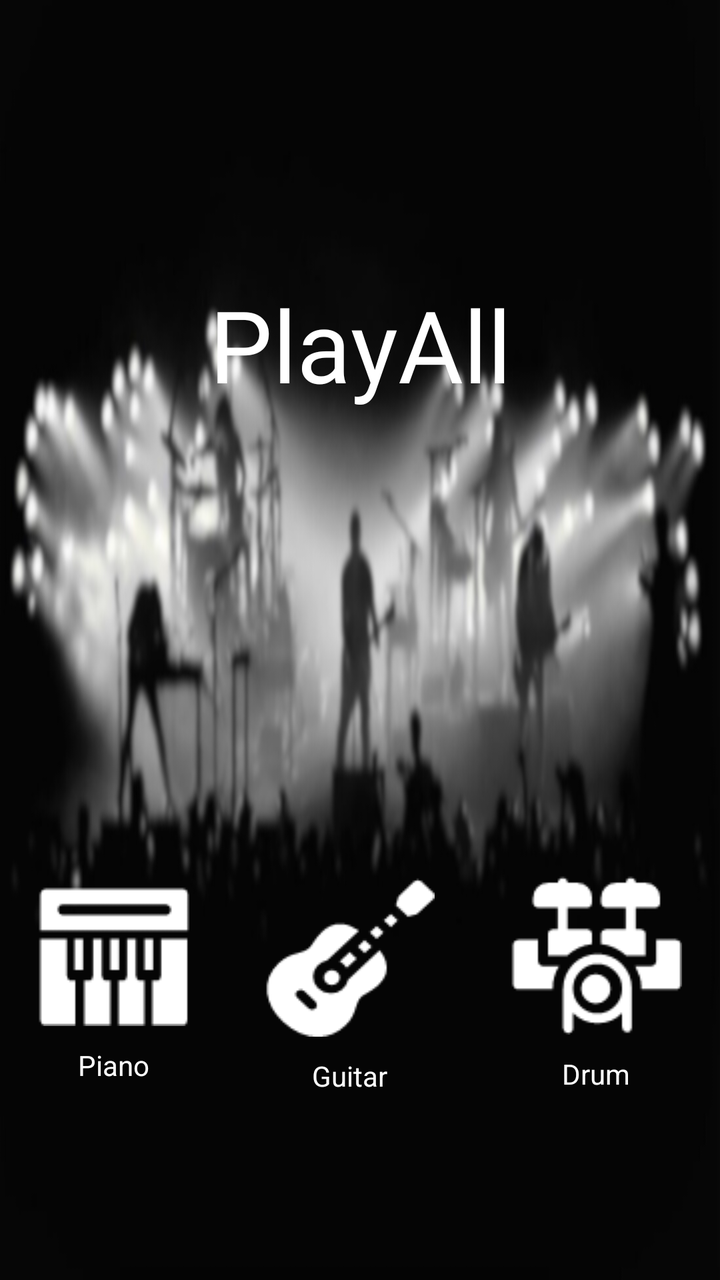
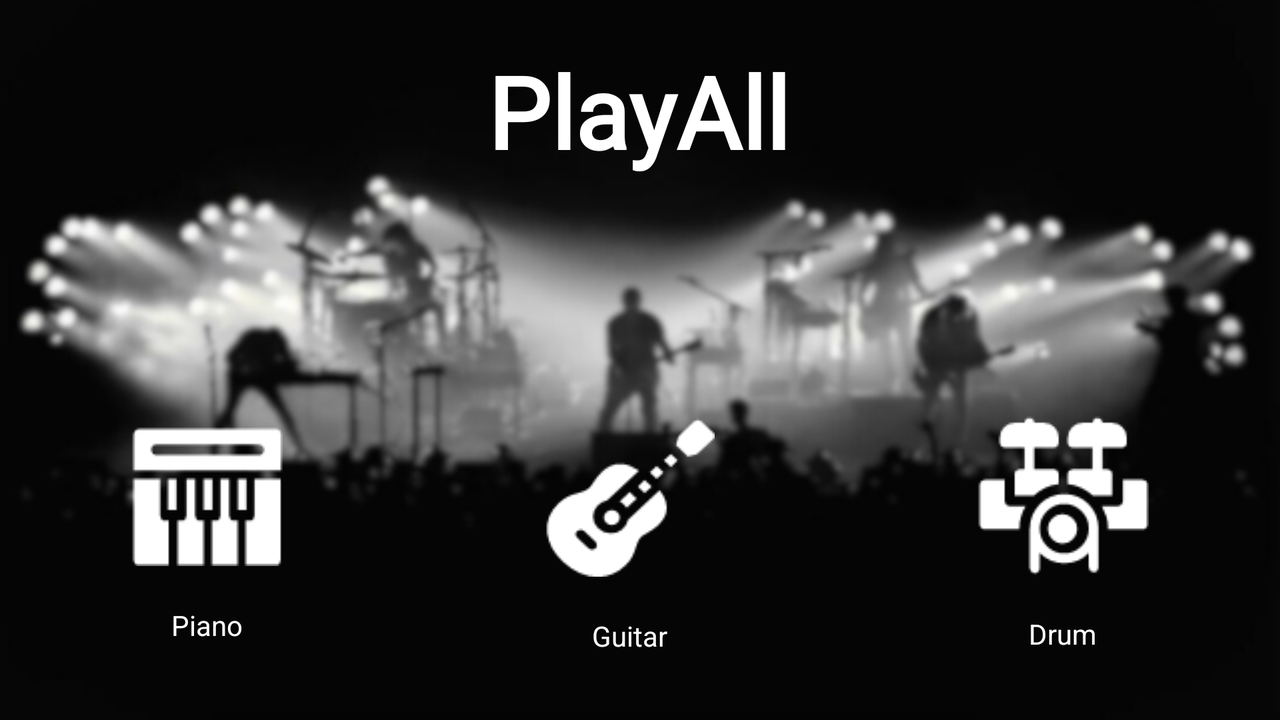

The same Android screen from two of the app's own layout files: first res/layout/ as a phone draws it, then the repository's variant for another configuration, drawn on a device whose configuration selects that folder. Both files follow.
<!-- AndroidManifest.xml: activity theme Theme.Material3.DayNight.NoActionBar -->
<!-- res/layout/activity_main.xml -->
<?xml version="1.0" encoding="utf-8"?>
<LinearLayout xmlns:android="http://schemas.android.com/apk/res/android"
    xmlns:app="http://schemas.android.com/apk/res-auto"
    android:layout_width="match_parent"
    android:layout_height="match_parent"
    android:orientation="vertical"
    android:background="@drawable/band_blur">

    <androidx.constraintlayout.widget.ConstraintLayout
        android:layout_width="match_parent"
        android:layout_height="wrap_content"
        android:layout_weight="3"
        android:layout_gravity="center">

        <TextView
            android:layout_width="wrap_content"
            android:layout_height="wrap_content"
            android:fontFamily="@font/baletta_2owrv"
            android:text="PlayAll"
            android:textSize="50dp"
            android:textColor="@color/white"
            app:layout_constraintBottom_toBottomOf="parent"
            app:layout_constraintEnd_toEndOf="parent"
            app:layout_constraintStart_toStartOf="parent"
            app:layout_constraintTop_toTopOf="parent" />

    </androidx.constraintlayout.widget.ConstraintLayout>

    <LinearLayout
        android:layout_width="match_parent"
        android:layout_height="wrap_content"
        android:orientation="horizontal"
        android:layout_weight="2">

        <LinearLayout
            android:layout_width="wrap_content"
            android:layout_height="match_parent"
            android:orientation="vertical"
            android:gravity="center"
            android:layout_weight="1">

            <ImageView
                android:id="@+id/pianoBtn"
                android:layout_width="wrap_content"
                android:layout_height="wrap_content"
                android:src="@drawable/piano_icon"
                android:layout_gravity="center"/>
            <TextView
                android:layout_width="wrap_content"
                android:layout_height="wrap_content"
                android:text="Piano"
                android:textColor="@color/white"
                android:layout_gravity="center"
                android:layout_marginTop="10dp"/>
        </LinearLayout>

        <LinearLayout
            android:layout_width="wrap_content"
            android:layout_height="match_parent"
            android:orientation="vertical"
            android:gravity="center"
            android:layout_weight="1">

            <ImageView
                android:id="@+id/guitarBtn"
                android:layout_width="wrap_content"
                android:layout_height="wrap_content"
                android:src="@drawable/guitar_icon"
                android:layout_gravity="center"/>
            <TextView
                android:layout_width="wrap_content"
                android:layout_height="wrap_content"
                android:text="Guitar"
                android:textColor="@color/white"
                android:layout_gravity="center"
                android:layout_marginTop="10dp"/>
        </LinearLayout>

        <LinearLayout
            android:layout_width="wrap_content"
            android:layout_height="match_parent"
            android:orientation="vertical"
            android:gravity="center"
            android:layout_weight="1">

            <ImageView
                android:id="@+id/drumBtn"
                android:layout_width="wrap_content"
                android:layout_height="wrap_content"
                android:src="@drawable/drum_icon"
                android:layout_gravity="center"/>
            <TextView
                android:layout_width="wrap_content"
                android:layout_height="wrap_content"
                android:text="Drum"
                android:textColor="@color/white"
                android:layout_gravity="center"
                android:layout_marginTop="10dp"/>
        </LinearLayout>

    </LinearLayout>

</LinearLayout>
<!-- resources referenced by this layout -->
<resources>
  <color name="white">#FFFFFFFF</color>
  <!-- drawable band_blur: png bitmap (drawable, 179985 bytes) -->
  <!-- drawable drum_icon: png bitmap (drawable, 1851 bytes) -->
  <!-- drawable guitar_icon: png bitmap (drawable, 1708 bytes) -->
  <!-- drawable piano_icon: png bitmap (drawable, 772 bytes) -->
</resources>
<!-- res/layout-land/activity_main.xml (the repository's variant of the layout above) -->
<!-- drawn on the phone turned sideways -->
<?xml version="1.0" encoding="utf-8"?>
<LinearLayout xmlns:android="http://schemas.android.com/apk/res/android"
    xmlns:app="http://schemas.android.com/apk/res-auto"
    android:layout_width="match_parent"
    android:layout_height="match_parent"
    android:orientation="vertical"
    android:background="@drawable/band_blur">

    <androidx.constraintlayout.widget.ConstraintLayout
        android:layout_width="match_parent"
        android:layout_height="wrap_content"
        android:layout_weight="3"
        android:layout_gravity="center">

        <TextView
            android:layout_width="wrap_content"
            android:layout_height="wrap_content"
            android:fontFamily="@font/baletta_2owrv"
            android:text="PlayAll"
            android:textColor="@color/white"
            android:textSize="50dp"
            android:textStyle="bold"
            app:layout_constraintBottom_toBottomOf="parent"
            app:layout_constraintEnd_toEndOf="parent"
            app:layout_constraintHorizontal_bias="0.498"
            app:layout_constraintStart_toStartOf="parent"
            app:layout_constraintTop_toTopOf="parent"
            app:layout_constraintVertical_bias="0.225" />

    </androidx.constraintlayout.widget.ConstraintLayout>

    <LinearLayout
        android:layout_width="match_parent"
        android:layout_height="wrap_content"
        android:orientation="horizontal"
        android:layout_weight="2">

        <LinearLayout
            android:layout_width="wrap_content"
            android:layout_height="match_parent"
            android:orientation="vertical"
            android:gravity="center"
            android:layout_weight="1">

            <ImageButton
                android:id="@+id/pianoBtn"
                android:layout_width="wrap_content"
                android:layout_height="wrap_content"
                android:src="@drawable/piano_icon"
                android:layout_gravity="center"
                android:backgroundTint="@color/instrument_button_color"/>
            <TextView
                android:layout_width="wrap_content"
                android:layout_height="wrap_content"
                android:text="Piano"
                android:textColor="@color/white"
                android:layout_gravity="center"
                android:layout_marginTop="10dp"/>
        </LinearLayout>

        <LinearLayout
            android:layout_width="wrap_content"
            android:layout_height="match_parent"
            android:orientation="vertical"
            android:gravity="center"
            android:layout_weight="1">

            <ImageButton
                android:id="@+id/guitarBtn"
                android:layout_width="wrap_content"
                android:layout_height="wrap_content"
                android:src="@drawable/guitar_icon"
                android:layout_gravity="center"
                android:backgroundTint="@color/instrument_button_color"/>
            <TextView
                android:layout_width="wrap_content"
                android:layout_height="wrap_content"
                android:text="Guitar"
                android:textColor="@color/white"
                android:layout_gravity="center"
                android:layout_marginTop="10dp"/>
        </LinearLayout>

        <LinearLayout
            android:layout_width="wrap_content"
            android:layout_height="match_parent"
            android:orientation="vertical"
            android:gravity="center"
            android:layout_weight="1">

            <ImageButton
                android:id="@+id/drumBtn"
                android:layout_width="wrap_content"
                android:layout_height="wrap_content"
                android:src="@drawable/drum_icon"
                android:layout_gravity="center"
                android:backgroundTint="@color/instrument_button_color"/>
            <TextView
                android:layout_width="wrap_content"
                android:layout_height="wrap_content"
                android:text="Drum"
                android:textColor="@color/white"
                android:layout_gravity="center"
                android:layout_marginTop="10dp"/>
        </LinearLayout>

    </LinearLayout>

</LinearLayout>
